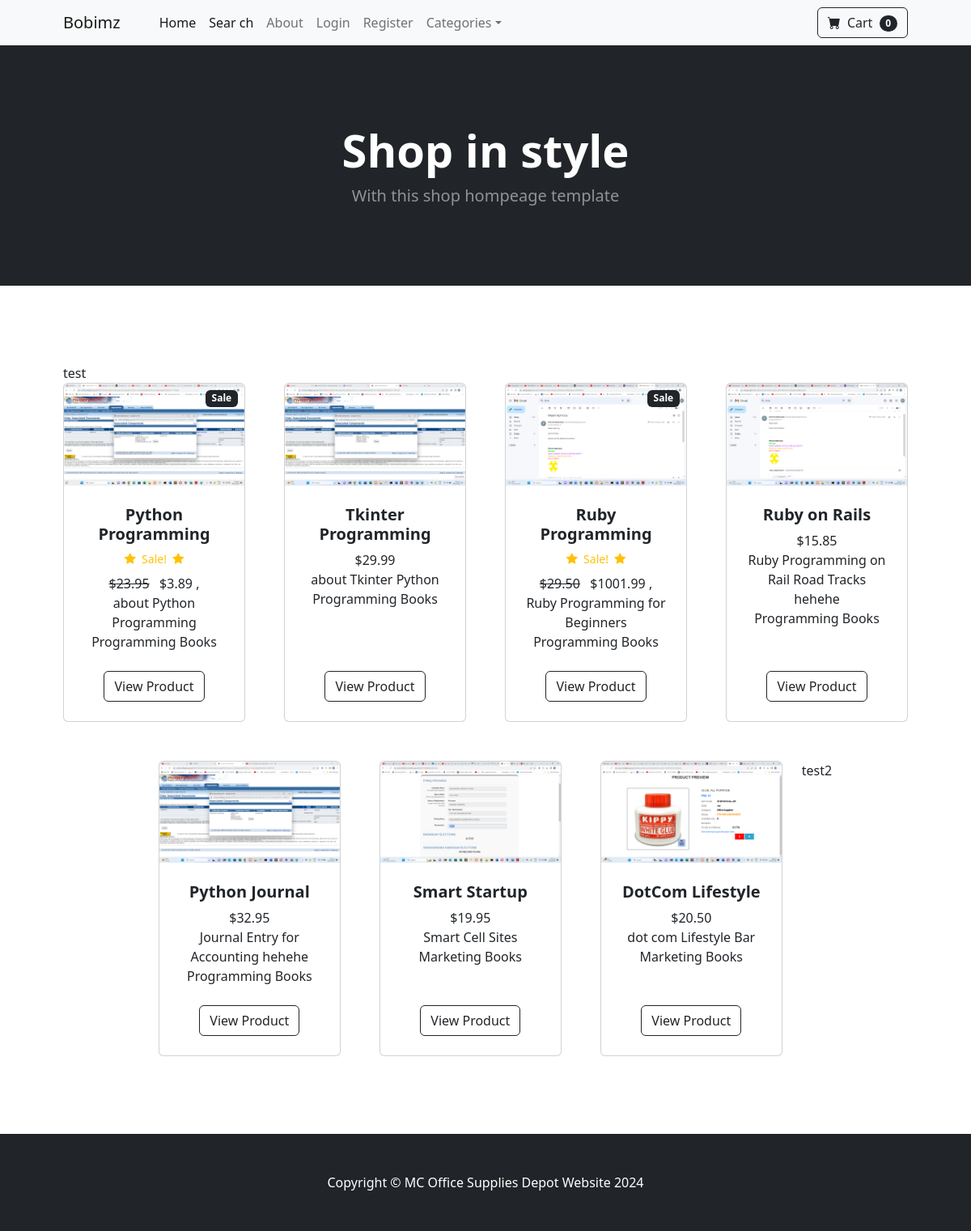
The page / on the database its author committed.
### storeapp/models.py (models this page shows, shortened)
class Product(models.Model):
	name = models.CharField(max_length=100)
	price = models.DecimalField(default=0, decimal_places=2, max_digits=6)
	category = models.ForeignKey(Category, on_delete=models.CASCADE, default=1)
	description = models.CharField(max_length=250, default='', blank=True, null=True)
	image = models.ImageField(upload_to='uploads/product/')
	is_sale = models.BooleanField(default=False)
	sale_price = models.DecimalField(default=0, decimal_places=2, max_digits=6)

class Category(models.Model):
	name = models.CharField(max_length=50)
	def __str__(self):
		return self.name
	class Meta:
		verbose_name_plural = 'categories'

### storeapp/views.py (the view)
# urls.py: path('', views.home, name='home'),
def home(request):
	products = Product.objects.all()
	return render(request, 'home.html', {'products': products})

### cartapp/cart.py (called while the page is built)
    def __len__(self):
        return len(self.cart) # len() is a function that will count the lenght in the cart

### cartapp/context_processors.py (called while the page is built)
def cart(request):
    return {'cart': Cart(request)} # capital C as in Cart(request) because from import Cart above

### storeapp/templates/home.html
{% extends 'base.html' %}
{% block content %}
        <header class="bg-dark py-5">
            <div class="container px-4 px-lg-5 my-5">
                <div class="text-center text-white">
                    <h1 class="display-4 fw-bolder">Shop in style</h1>
                    <p class="lead fw-normal text-white-50 mb-0">With this shop hompeage template</p>
                </div>
            </div>
        </header>
        <section class="py-5">
            <div class="container px-4 px-lg-5 mt-5">
            	test
                <div class="row gx-4 gx-lg-5 row-cols-2 row-cols-md-3 row-cols-xl-4 justify-content-center">
                	{% for product in products %}
                        {% if product.is_sale %}
                        <div class="col mb-5">
                            <div class="card h-100">
                                <div class="badge bg-dark text-white position-absolute" style="top: 0.5rem; right: 0.5rem">Sale</div>
                                <img class="card-img-top" src="{{ product.image.url  }}" alt="..." />
                                <div class="card-body p-4">
                                    <div class="text-center">
                                        <h5 class="fw-bolder">{{ product.name }}</h5>
                                        <div class="d-flex justify-content-center small text-warning mb-2">
                                            <div class="bi-star-fill"></div>
                                            &nbsp;&nbsp;Sale!&nbsp;&nbsp;
                                            <div class="bi-star-fill"></div>
                                        </div>
                                        <strike>${{ product.price }}</strike>
                                        &nbsp;
                                        ${{ product.sale_price }}
                                        ,<br/>
                                        {{ product.description }}
                                        <br/>
                                        {{ product.category}}
                                    </div>
                                </div>
                                <div class="card-footer p-4 pt-0 border-top-0 bg-transparent">
                                    <div class="text-center"><a class="btn btn-outline-dark mt-auto" href="{% url 'product' product.id %}">View Product</a></div>
                                </div>
                            </div>
                        </div>
                        {% else %}
                	<div class="col mb-5">
                        <div class="card h-100">
                            <img class="card-img-top" src="{{ product.image.url  }}" alt="..." />
                            <div class="card-body p-4">
                                <div class="text-center">
                                    <h5 class="fw-bolder">{{ product.name }}</h5>
                                    ${{ product.price }}
                                    <br/>
                                    {{ product.description }}
                                    <br/>
                                    {{ product.category}}
                                </div>
                            </div>
                            <div class="card-footer p-4 pt-0 border-top-0 bg-transparent">
                                <div class="text-center"><a class="btn btn-outline-dark mt-auto" href="{% url 'product' product.id %}">View Product</a></div>
                            </div>
                        </div>
                    </div>
                        {% endif %}
                    {% endfor %}
                	test2
            </div>
        </section>
{% endblock %}

### storeapp/templates/base.html (shortened to what this page needs)
{% load static %}
<!DOCTYPE html>
<html lang="en">
    <head>
        <link href="https://cdn.jsdelivr.net/npm/bootstrap-icons@1.5.0/font/bootstrap-icons.css" rel="stylesheet" />
        <link href="{% static 'css/styles.css' %}" rel="stylesheet" />
    </head>
    <body>
        {% include 'navbar.html' %}
        {% block content %}{% endblock %}
        <footer class="py-5 bg-dark">
            <div class="container"><p class="m-0 text-center text-white">Copyright &copy; MC Office Supplies Depot Website 2024</p></div>
        </footer>
    </body>
</html>

### storeapp/templates/navbar.html (shortened to what this page needs)
<nav class="navbar navbar-expand-lg navbar-light bg-light">
    <div class="container px-4 px-lg-5">
        <a class="navbar-brand" href="{% url 'home' %}">Bobimz</a>
        <div class="collapse navbar-collapse" id="navbarSupportedContent">
            <ul class="navbar-nav me-auto mb-2 mb-lg-0 ms-lg-4">
                <li class="nav-item"><a class="nav-link active" aria-current="page" href="{% url 'home' %}">Home</a></li>
                <li class="nav-item"><a class="nav-link active" aria-current="page" href="{% url 'search' %}">Sear                                                                   ch</a></li>
                <li class="nav-item"><a class="nav-link" href="{% url 'about' %}">About</a></li>
                {% if user.is_authenticated %}
                    <li class="nav-item dropdown">
                        <a class="nav-link dropdown-toggle" id="navbarDropdown" href="#" role="button" data-bs-toggle="dropdown" aria-expanded="false">Profile</a>
                        <ul class="dropdown-menu" aria-labelledby="navbarDropdown">
                            <li><a class="dropdown-item" href="{% url 'update_user' %}">User Profile</a></li>
                            <li><hr class="dropdown-divider" /></li>
                            <li><a class="dropdown-item" href="{% url 'update_info' %}">User Info</a></li>
                        </ul>
                    </li>
                    {% if user.is_superuser %}
                    <li class="nav-item dropdown">
                        <a class="nav-link dropdown-toggle" id="navbarDropdown" href="#" role="button" data-bs-toggle="dropdown" aria-expanded="false">Orders</a>
                        <ul class="dropdown-menu" aria-labelledby="navbarDropdown">
                            <li><a class="dropdown-item" href="{% url 'shipped_dash' %}">Shipped Orders</a></li>
                            <li><hr class="dropdown-divider" /></li>
                            <li><a class="dropdown-item" href="{% url 'not_shipped_dash' %}">Unshipped Orders</a></li>
                        </ul>
                    </li>
                    {% endif %}
                    <li class="nav-item"><a class="nav-link" href="{% url 'logout' %}">Logout</a></li>
                {% else %}
                    <li class="nav-item"><a class="nav-link" href="{% url 'login' %}">Login</a></li>
                    <li class="nav-item"><a class="nav-link" href="{% url 'register' %}">Register</a></li>
                {% endif %}
                <li class="nav-item dropdown">
                    <a class="nav-link dropdown-toggle" id="navbarDropdown" href="#" role="button" data-bs-toggle="dropdown" aria-expanded="false">Categories</a>
                </li>
            </ul>
            <form class="d-flex">
                <a href="{% url 'cart_summary' %}" class="btn btn-outline-dark">
                    <i class="bi-cart-fill me-1"></i>
                    Cart
                    <span class="badge bg-dark text-white ms-1 rounded-pill" id="cart_quantity">
                        {{ cart|length }}
                    </span>
                </a>
            </form>
        </div>
    </div>
</nav>

### rows shown on the page
Product: image (picture), name "Python Programming", price "23.95", sale_price "3.89", description "about Python Programming", category "Programming Books"
Product: image (picture), name "Tkinter Programming", price "29.99", description "about Tkinter Python", category "Programming Books"
Product: image (picture), name "Ruby Programming", price "29.50", sale_price "1001.99", description "Ruby Programming for Beginners", category "Programming Books"
Product: image (picture), name "Ruby on Rails", price "15.85", description "Ruby Programming on Rail Road Tracks hehehe", category "Programming Books"
Product: image (picture), name "Python Journal", price "32.95", description "Journal Entry for Accounting hehehe", category "Programming Books"
Product: image (picture), name "Smart Startup", price "19.95", description "Smart Cell Sites", category "Marketing Books"
Product: image (picture), name "DotCom Lifestyle", price "20.50", description "dot com Lifestyle Bar", category "Marketing Books"

### other values the page prints
{{ cart|length }} "0"
